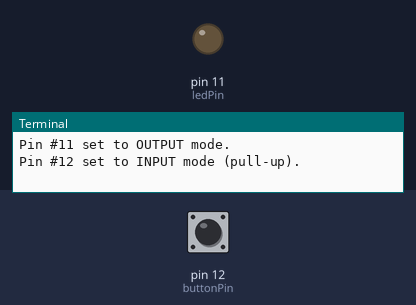
Recording of a program running on a simulated Raspberry Pi (header pin numbers). Parts: output pins drawn as LEDs (lit = HIGH), the last lines printed to the terminal. The test bench sets the inputs (shaded band); at power-on: pin 12 (buttonPin) HIGH.

Above: at 1.2 s.
1.3 s: pin 12 (buttonPin) pulled LOW for 0.15 s
At 1.37 s:
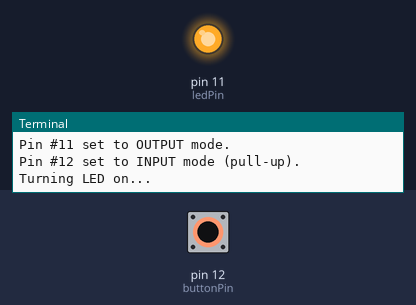
2.9 s: pin 12 (buttonPin) pulled LOW for 3.2 s
At 7.4 s:
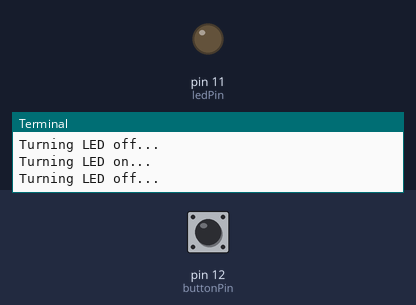
Timing chart, 0 to 8.9 s (numbered marks = the images above; inputs shaded):
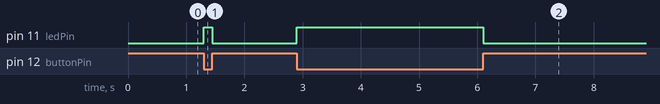

Measured:
- after the input at 1.3 s, pin 11 (ledPin): LOW → HIGH at once, → LOW 0.15 s later
- after the input at 2.9 s, pin 11 (ledPin): LOW → HIGH at once, → LOW 3.2 s later

The program:

momentary-switch.py
```python
import RPi.GPIO as GPIO

ledPin = 11
buttonPin = 12
ledState = False


def setup():
    GPIO.setmode(GPIO.BOARD)

    GPIO.setup(ledPin, GPIO.OUT)
    GPIO.output(ledPin, GPIO.LOW)
    print('Pin #%d set to OUTPUT mode.' % ledPin)

    GPIO.setup(buttonPin, GPIO.IN, pull_up_down=GPIO.PUD_UP)
    print('Pin #%d set to INPUT mode (pull-up).' % buttonPin)


def loop():
    global ledState

    while True:
        if GPIO.input(buttonPin) == GPIO.LOW:
            GPIO.output(ledPin, GPIO.HIGH)

            if not ledState:
                print('Turning LED on...')
                ledState = True
        else:
            GPIO.output(ledPin, GPIO.LOW)

            if ledState:
                print('Turning LED off...')
                ledState = False


def destroy():
    GPIO.output(ledPin, GPIO.LOW)
    GPIO.cleanup()


if __name__ == '__main__':
    setup()

    try:
        loop()
    except KeyboardInterrupt:
        destroy()
```
